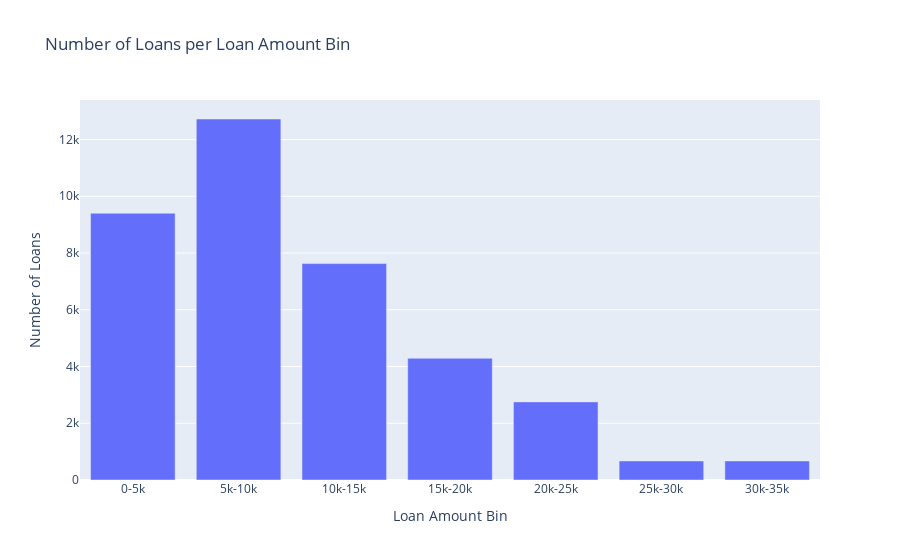

Notebook cell for this chart:
### Markdown cell above
#### Loan Amount

### Code cell
bins = [0, 5000, 10000, 15000, 20000, 25000, 30000, 35000]
labels = ['0-5k', '5k-10k', '10k-15k', '15k-20k', '20k-25k', '25k-30k', '30k-35k']
loan['loan_amnt_bins'] = pd.cut(loan['loan_amnt'], bins=bins, labels=labels)
# Count the number of loans in each bin
loan_amnt_bin_counts = loan['loan_amnt_bins'].value_counts().sort_index()
bin_counts_df = loan_amnt_bin_counts.reset_index()
bin_counts_df.columns = ['Loan Amount Bin', 'Number of Loans']

fig = px.bar(bin_counts_df, x='Loan Amount Bin', y='Number of Loans',
             title='Number of Loans per Loan Amount Bin',
             labels={'Loan Amount Bin': 'Loan Amount Bin', 'Number of Loans': 'Number of Loans'})

fig.show()
print(100 * (loan['loan_amnt_bins'].value_counts()/loan['loan_amnt_bins'].value_counts().sum()))

### Figure 1 — Plotly figure (JSON) as saved in the notebook; plotly's stock layout.template omitted (floating-point values rounded to 4 significant figures)
{"data": [{"alignmentgroup": "True", "hovertemplate": "Loan Amount Bin=%{x}<br>Number of Loans=%{y}<extra></extra>", "legendgroup": "", "marker": {"color": "#636efa", "pattern": {"shape": ""}}, "name": "", "offsetgroup": "", "orientation": "v", "showlegend": false, "textposition": "auto", "type": "bar", "x": ["0-5k", "5k-10k", "10k-15k", "15k-20k", "20k-25k", "25k-30k", "30k-35k"], "xaxis": "x", "y": [9403, 12724, 7628, 4291, 2753, 671, 672], "yaxis": "y"}], "layout": {"barmode": "relative", "legend": {"tracegroupgap": 0}, "title": {"text": "Number of Loans per Loan Amount Bin"}, "xaxis": {"anchor": "y", "domain": [0, 1], "title": {"text": "Loan Amount Bin"}}, "yaxis": {"anchor": "x", "domain": [0, 1], "title": {"text": "Number of Loans"}}}}
